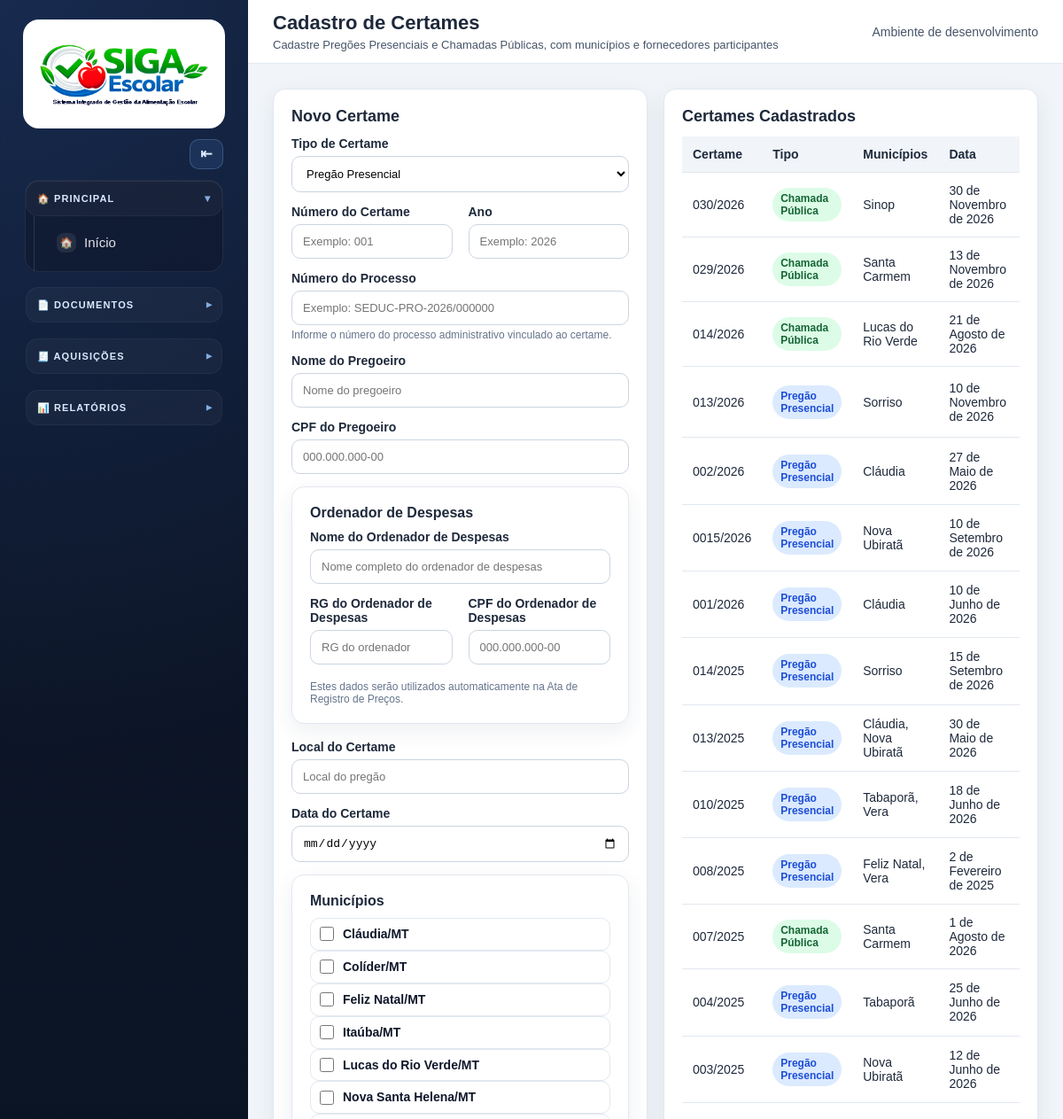
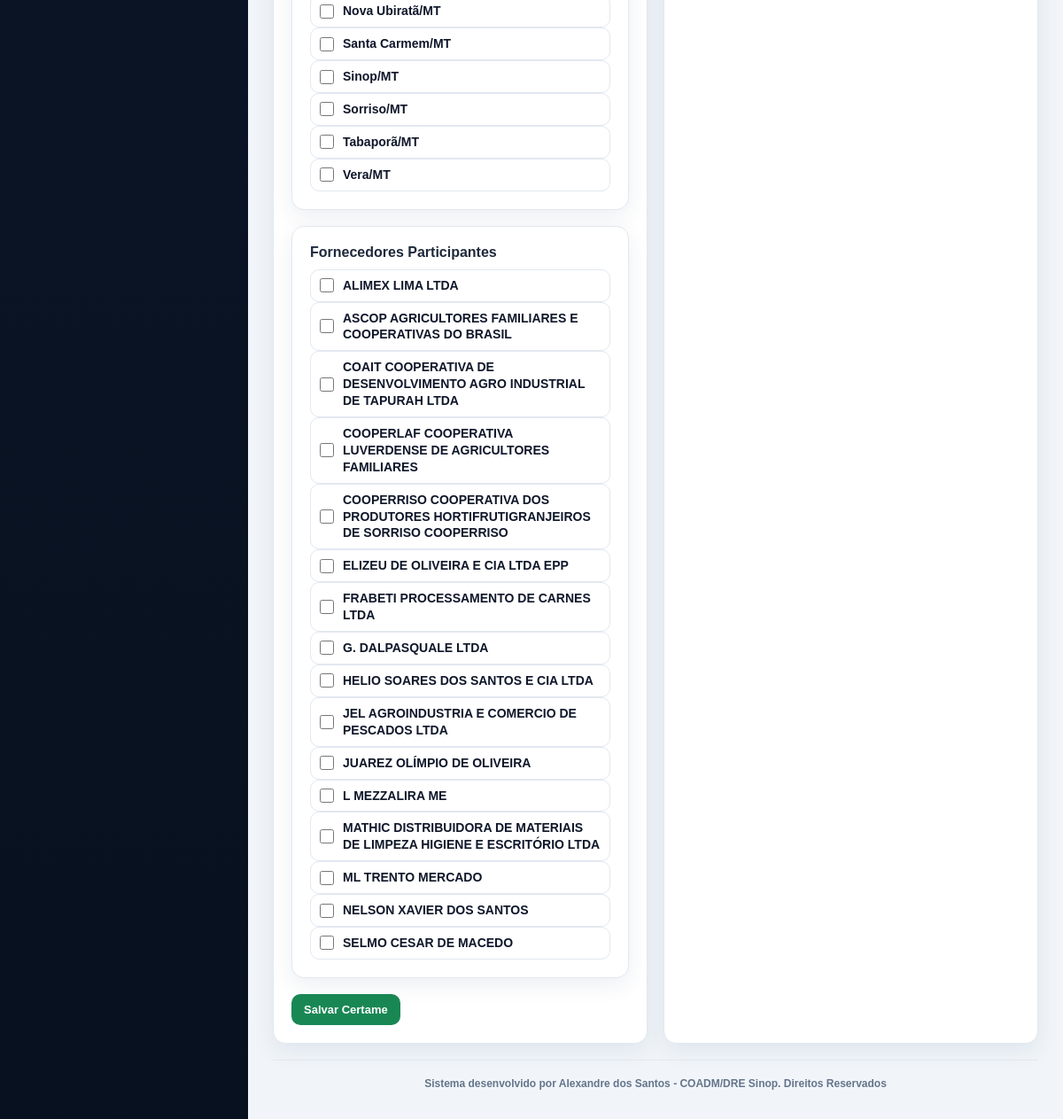
The page /pregoes/ on the database its author committed (2 pictures, top to bottom).
### apps/pregoes/models.py (models this page shows, shortened)
class Pregao(models.Model):
    TIPO_PREGAO_PRESENCIAL = "pregao_presencial"
    TIPO_CHAMADA_PUBLICA = "chamada_publica"
    TIPO_CERTAME_CHOICES = [
        (TIPO_PREGAO_PRESENCIAL, "Pregão Presencial"),
        (TIPO_CHAMADA_PUBLICA, "Chamada Pública"),
    ]
    STATUS_NAO_INICIADO = "nao_iniciado"
    STATUS_EM_ANDAMENTO = "em_andamento"
    STATUS_FINALIZADO = "finalizado"
    STATUS_CHOICES = [
        (STATUS_NAO_INICIADO, "Não iniciado"),
        (STATUS_EM_ANDAMENTO, "Em andamento"),
        (STATUS_FINALIZADO, "Finalizado"),
    ]
    tipo_certame = models.CharField(
        "Tipo de Certame",
        max_length=30,
        choices=TIPO_CERTAME_CHOICES,
        default=TIPO_PREGAO_PRESENCIAL,
        help_text="Define se o processo será executado como Pregão Presencial ou Chamada Pública.",
    )
    numero = models.CharField("Número do Certame", max_length=30)
    numero_processo = models.CharField(
        "Número do Processo",
        max_length=100,
        blank=True,
        help_text="Número do processo administrativo vinculado ao certame.",
    )
    ano = models.PositiveIntegerField("Ano")
    municipios = models.ManyToManyField(
        Municipio,
        through="PregaoMunicipio",
        related_name="pregoes",
        verbose_name="Municípios",
    )
    fornecedores = models.ManyToManyField(
        Fornecedor,
        through="PregaoFornecedor",
        related_name="pregoes",
        verbose_name="Fornecedores",
    )
    nome_pregoeiro = models.CharField("Nome do Pregoeiro", max_length=255)
    cpf_pregoeiro = models.CharField(
        "CPF do Pregoeiro",
        max_length=14,
        validators=[validar_cpf],
    )
    nome_ordenador_despesas = models.CharField(
        "Nome do Ordenador de Despesas",
        max_length=255,
        blank=True,
        help_text="Nome completo do ordenador de despesas vinculado ao certame.",
    )
    rg_ordenador_despesas = models.CharField(
        "RG do Ordenador de Despesas",
        max_length=50,
        blank=True,
    )
    cpf_ordenador_despesas = models.CharField(
        "CPF do Ordenador de Despesas",
        max_length=14,
        blank=True,
        validators=[validar_cpf],
    )
    local_pregao = models.CharField("Local do Pregão", max_length=255)
    data_pregao = models.DateField("Data do Pregão")
    status = models.CharField(
        "Status",
        max_length=30,
        choices=STATUS_CHOICES,
        default=STATUS_NAO_INICIADO,
    )
    criado_por = models.ForeignKey(
        settings.AUTH_USER_MODEL,
        on_delete=models.PROTECT,
        related_name="pregoes_criados",
        verbose_name="Criado por",
        null=True,
        blank=True,
    )
    finalizado_em = models.DateTimeField("Finalizado em", null=True, blank=True)
    percentual_alerta_media = models.DecimalField(
        "Percentual de Alerta da Média",
        max_digits=5,
        decimal_places=2,
        default=50,
        help_text="Percentual de alerta aplicado a todos os itens deste certame.",
    )
    criado_em = models.DateTimeField("Criado em", auto_now_add=True)
    atualizado_em = models.DateTimeField("Atualizado em", auto_now=True)
    class Meta:
        verbose_name = "Certame"
        verbose_name_plural = "Certames"
        ordering = ["-ano", "-numero"]
        constraints = [
            models.UniqueConstraint(
                fields=["tipo_certame", "numero", "ano"],
                name="unique_tipo_numero_ano_certame",
            )
        ]

### apps/cadastros/models.py (models this page shows)
class AtivoModel(TimeStampedModel):
    ativo = models.BooleanField(default=True)
    class Meta:
        abstract = True

class Municipio(AtivoModel):
    nome = models.CharField(max_length=120)
    uf = models.CharField(max_length=2, default="MT")
    class Meta:
        verbose_name = "Município"
        verbose_name_plural = "Municípios"
        ordering = ["nome"]
        constraints = [
            models.UniqueConstraint(fields=["nome", "uf"], name="unique_municipio_uf")
        ]
    def __str__(self):
        return f"{self.nome}/{self.uf}"

### apps/pregoes/views.py (the view)
# urls.py: path("", views.pregoes, name="pregoes"),
def pregoes(request):
    if request.method == "POST":
        form = PregaoForm(request.POST)
        if form.is_valid():
            form.save(user=request.user)
            messages.success(request, "Certame cadastrado com sucesso.")
            return redirect("pregoes:pregoes")
        messages.error(request, "Verifique os dados informados no formulário.")
    else:
        form = PregaoForm()
    pregoes_queryset = (
        Pregao.objects.all()
        .prefetch_related("municipios", "fornecedores")
        .order_by("-ano", "-numero")
    )
    pregoes_pagina = paginar_queryset(request, pregoes_queryset)
    return render(
        request,
        "pregoes/pregoes.html",
        {
            "form": form,
            "pregoes": pregoes_pagina,
            "modo_edicao": False,
            "pregao_edicao": None,
        },
    )

### apps/cadastros/models.py (called while the page is built)
    def __str__(self):
        return self.razao_social

### apps/pregoes/views.py (called while the page is built)
def paginar_queryset(request, queryset, por_pagina=25):
    paginator = Paginator(queryset, por_pagina)
    numero_pagina = request.GET.get("page")
    return paginator.get_page(numero_pagina)

### templates/pregoes/pregoes.html (shortened to what this page needs)
{% extends "base.html" %}
{% block page_title %}Cadastro de Certames{% endblock %}
{% block page_subtitle %}Cadastre Pregões Presenciais e Chamadas Públicas, com municípios e fornecedores participantes{% endblock %}
{% block content %}
<div class="grid grid-2">
    <div class="card">
        {% if modo_edicao %}
        <h2>Editar Certame</h2>
        <p>
            Editando:
            <strong>{{ pregao_edicao.get_tipo_certame_display }} {{ pregao_edicao.numero }}/{{ pregao_edicao.ano }}</strong>
        </p>
        {% else %}
        <h2>Novo Certame</h2>
        {% endif %}
        <form method="post">
            <div class="form-group">
                <label>Tipo de Certame</label>
                {{ form.tipo_certame }}
            </div>
            <div class="grid grid-2">
                <div class="form-group">
                    <label>Número do Certame</label>
                    {{ form.numero }}
                </div>
                <div class="form-group">
                    <label>Ano</label>
                    {{ form.ano }}
                </div>
            </div>
            <div class="form-group">
                <label>Número do Processo</label>
                {{ form.numero_processo }}
                <div style="font-size:12px; color:#64748b; margin-top:4px;">
                    Informe o número do processo administrativo vinculado ao certame.
                </div>
            </div>
            <div class="form-group">
                <label>Nome do Pregoeiro</label>
                {{ form.nome_pregoeiro }}
            </div>
            <div class="form-group">
                <label>CPF do Pregoeiro</label>
                {{ form.cpf_pregoeiro }}
            </div>
            <div class="card">
                <h3>Ordenador de Despesas</h3>
                <div class="form-group">
                    <label>Nome do Ordenador de Despesas</label>
                    {{ form.nome_ordenador_despesas }}
                </div>
                <div class="grid grid-2">
                    <div class="form-group">
                        <label>RG do Ordenador de Despesas</label>
                        {{ form.rg_ordenador_despesas }}
                    </div>
                    <div class="form-group">
                        <label>CPF do Ordenador de Despesas</label>
                        {{ form.cpf_ordenador_despesas }}
                    </div>
                </div>
                <div style="font-size:12px; color:#64748b; margin-top:4px;">
                    Estes dados serão utilizados automaticamente na Ata de Registro de Preços.
                </div>
            </div>
            <div class="form-group">
                <label>Local do Certame</label>
                {{ form.local_pregao }}
            </div>
            <div class="form-group">
                <label>Data do Certame</label>
                {{ form.data_pregao }}
            </div>
            <div class="card">
                <h3>Municípios</h3>
                <div class="checkbox-list-field">
                    {{ form.municipios }}
                </div>
            </div>
            <div class="card">
                <h3>Fornecedores Participantes</h3>
                <div class="checkbox-list-field">
                    {{ form.fornecedores }}
                </div>
            </div>
            <div class="actions">
                {% if modo_edicao %}
                <button class="btn btn-success" type="submit">
                    Salvar Alterações
                </button>
                <a class="btn btn-secondary" href="{% url 'pregoes:pregoes' %}">
                    Cancelar Edição
                </a>
                {% else %}
                <button class="btn btn-success" type="submit">
                    Salvar Certame
                </button>
                {% endif %}
            </div>
        </form>
    </div>
    <div class="card">
        <h2>Certames Cadastrados</h2>
        <div class="table-wrapper">
            <table>
                <thead>
                    <tr>
                        <th>Certame</th>
                        <th>Tipo</th>
                        <th>Municípios</th>
                        <th>Data</th>
                        <th>Status</th>
                    </tr>
                </thead>
                <tbody>
                    {% for pregao in pregoes %}
                    <tr>
                        <td>{{ pregao.numero }}/{{ pregao.ano }}</td>
                        <td>
                            {% if pregao.tipo_certame == "chamada_publica" %}
                            <span class="badge badge-success">{{ pregao.get_tipo_certame_display }}</span>
                            {% else %}
                            <span class="badge badge-primary">{{ pregao.get_tipo_certame_display }}</span>
                            {% endif %}
                        </td>
                        <td>
                            {% for municipio in pregao.municipios.all %}
                            {{ municipio.nome }}{% if not forloop.last %}, {% endif %}
                            {% empty %}
                            -
                            {% endfor %}
                        </td>
                        <td>{{ pregao.data_pregao }}</td>
                        <td>
                        </td>
                    </tr>
                    {% empty %}
                    <tr>
                        <td colspan="6">Nenhum certame cadastrado.</td>
                    </tr>
                    {% endfor %}
                </tbody>
            </table>
        </div>
    </div>
</div>
{% endblock %}

### static/css/style.css (style rules this page uses)
:root { --primary: #0f2f57; --primary-dark: #09213f; --primary-light: #174a84; --accent: #1d7ff2; --success: #198754; --warning: #ffc107; --danger: #dc3545; --gray-50: #f8fafc; --gray-100: #f1f5f9; --gray-200: #e2e8f0; --gray-300: #cbd5e1; --gray-600: #475569; --gray-800: #1e293b; --white: #ffffff; --radius: 14px; --shadow: 0 8px 24px rgba(15, 47, 87, 0.08); }
* { box-sizing: border-box; }
body { margin: 0; font-family: Arial, Helvetica, sans-serif; background: var(--gray-100); color: var(--gray-800); }
.grid { display: grid; gap: 18px; }
.grid-2 { grid-template-columns: repeat(2, minmax(0, 1fr)); }
.card { background: var(--white); border: 1px solid var(--gray-200); border-radius: var(--radius); padding: 20px; box-shadow: var(--shadow); margin-bottom: 18px; }
.card h2 { margin: 0 0 12px; font-size: 20px; }
.card h3 { margin: 0 0 10px; font-size: 17px; }
.btn { display: inline-block; padding: 10px 14px; border-radius: 10px; border: none; text-decoration: none; cursor: pointer; font-size: 14px; font-weight: 600; transition: 0.2s; }
.btn-success { background: var(--success); color: var(--white); }
.table-wrapper { overflow-x: auto; }
table { width: 100%; border-collapse: collapse; background: var(--white); }
th { background: var(--gray-100); color: var(--gray-800); font-weight: 700; text-align: left; padding: 12px; border-bottom: 1px solid var(--gray-200); }
td { padding: 12px; border-bottom: 1px solid var(--gray-200); color: var(--gray-800); vertical-align: middle; }
.badge { display: inline-block; padding: 5px 9px; border-radius: 999px; font-size: 12px; font-weight: bold; }
.badge-success { background: #dcfce7; color: #166534; }
.badge-primary { background: #dbeafe; color: #1d4ed8; }
.form-group { margin-bottom: 14px; }
label { display: block; margin-bottom: 6px; font-weight: 600; color: var(--gray-800); }
input, select, textarea { width: 100%; padding: 11px 12px; border: 1px solid var(--gray-300); border-radius: 10px; font-size: 14px; background: var(--white); }
.actions { display: flex; gap: 8px; flex-wrap: wrap; }

### templates/base.html (style rules this page uses)
:root { --sidebar-bg: #0f172a; --sidebar-bg-soft: #111c33; --sidebar-border: rgba(255, 255, 255, 0.10); --sidebar-text: rgba(255, 255, 255, 0.88); --sidebar-muted: rgba(255, 255, 255, 0.62); --sidebar-hover: rgba(96, 165, 250, 0.12); --sidebar-active: rgba(59, 130, 246, 0.22); --sidebar-active-border: #60a5fa; --sidebar-section-bg: rgba(15, 23, 42, 0.55); }

### templates/pregoes/pregoes.html (style rules this page uses)
.card { font-size: 14px; }
.card h2 { font-size: 18px; }
.card h3 { font-size: 16px; }
.card label { font-size: 14px; }
.card input, .card select, .card textarea, .card button, .card .btn { font-size: 13px; }
.card table { font-size: 13px; }
.card table th, .card table td { font-size: 14px; }
.checkbox-list-field { display: grid; gap: 8px; margin-top: 10px; }
.checkbox-list-field label { display: flex !important; align-items: center; justify-content: flex-start; gap: 10px; width: 100%; margin: 0; padding: 8px 10px; border: 1px solid #e2e8f0; border-radius: 10px; background: #ffffff; color: #0f172a; font-weight: 800; line-height: 1.35; cursor: pointer; }
.checkbox-list-field input[type="checkbox"] { width: 16px !important; height: 16px !important; min-width: 16px; margin: 0 !important; padding: 0 !important; flex: 0 0 16px; cursor: pointer; }

### rows shown on the page
Pregao: numero "030", ano "2026", tipo_certame "Chamada Pública", data_pregao "30 de Novembro de 2026"
Municipio: nome "Sinop"
Pregao: numero "029", ano "2026", tipo_certame "Chamada Pública", data_pregao "13 de Novembro de 2026"
Municipio: nome "Santa Carmem"
Pregao: numero "014", ano "2026", tipo_certame "Chamada Pública", data_pregao "21 de Agosto de 2026"
Municipio: nome "Lucas do Rio Verde"
Pregao: numero "013", ano "2026", tipo_certame "Pregão Presencial", data_pregao "10 de Novembro de 2026"
Municipio: nome "Sorriso"
Pregao: numero "002", ano "2026", tipo_certame "Pregão Presencial", data_pregao "27 de Maio de 2026"
Municipio: nome "Cláudia"
Pregao: numero "0015", ano "2026", tipo_certame "Pregão Presencial", data_pregao "10 de Setembro de 2026"
Municipio: nome "Nova Ubiratã"
Pregao: numero "001", ano "2026", tipo_certame "Pregão Presencial", data_pregao "10 de Junho de 2026"
Pregao: numero "014", ano "2025", tipo_certame "Pregão Presencial", data_pregao "15 de Setembro de 2026"
Pregao: numero "013", ano "2025", tipo_certame "Pregão Presencial", data_pregao "30 de Maio de 2026"
Pregao: numero "010", ano "2025", tipo_certame "Pregão Presencial", data_pregao "18 de Junho de 2026"
Municipio: nome "Tabaporã"
Municipio: nome "Vera"
Pregao: numero "008", ano "2025", tipo_certame "Pregão Presencial", data_pregao "2 de Fevereiro de 2025"
Municipio: nome "Feliz Natal"
Pregao: numero "007", ano "2025", tipo_certame "Chamada Pública", data_pregao "1 de Agosto de 2026"
Pregao: numero "004", ano "2025", tipo_certame "Pregão Presencial", data_pregao "25 de Junho de 2026"
Pregao: numero "003", ano "2025", tipo_certame "Pregão Presencial", data_pregao "12 de Junho de 2026"
